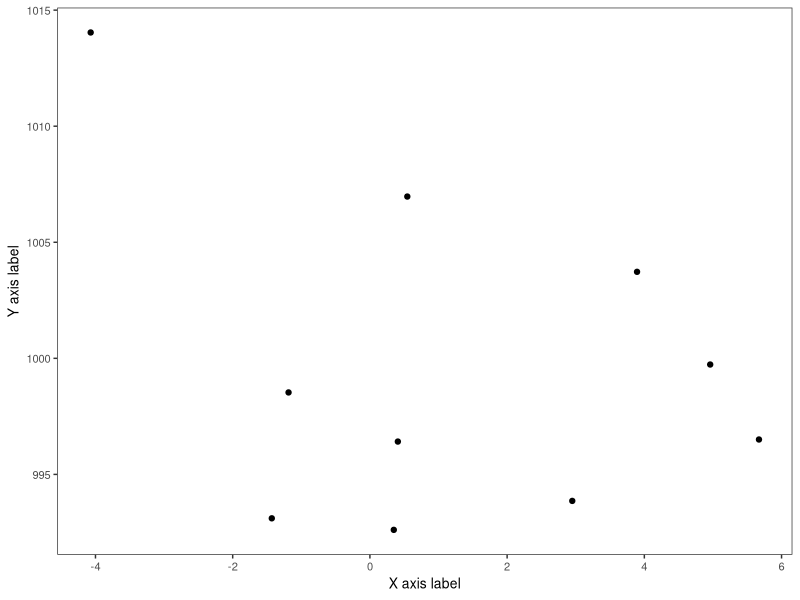
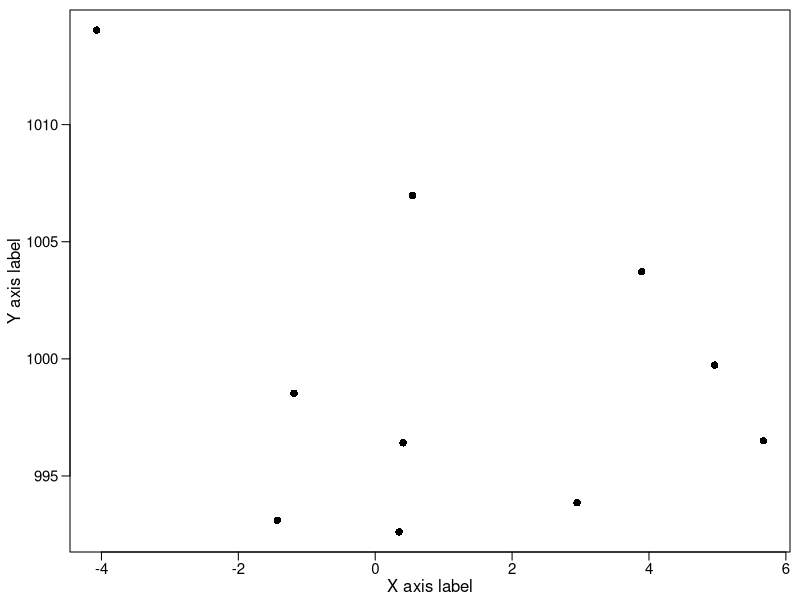
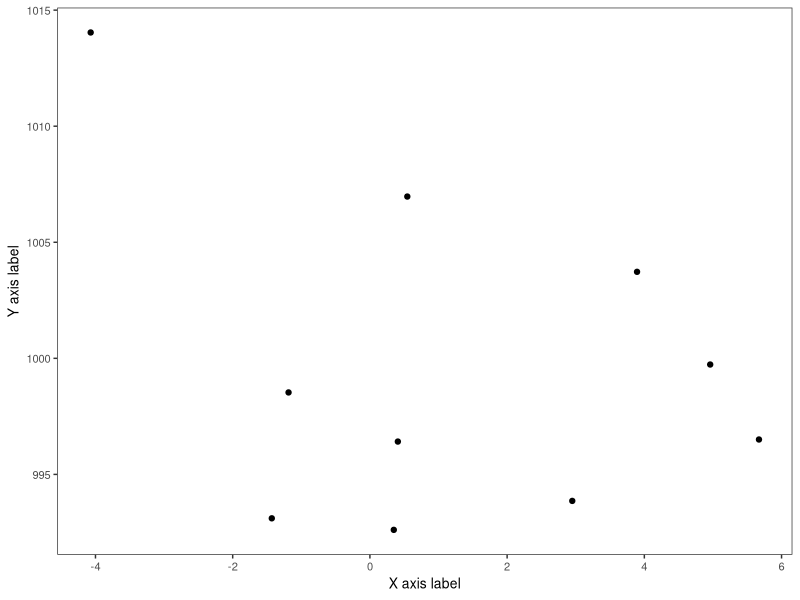

Source code (R) for these figures, in order:
library(ggplot2)
x = rnorm(n = 10,mean = 1,sd = 5)
y = rnorm(n = 10, mean = 1000, sd= 5)

####PlosOne figure dimensions
####Text width = 5.2 inches
####Page width = 7.5 inches
####Max height = 8.75 inches (no space below for caption)
####proposed narrow width = 3.5 inches


#___________BASE___________#
tiff(filename = "base_plot.tiff",
     width = 3.5,
     height = 2,
     units = "in",res = 300,
     pointsize = 10,
     family="sans",
     compression = "lzw")

#Change mfrow for multi-panel plots but don't change margins
par(mfrow = c(1,1),
    oma = c(0,0,0,0),
    mar=c(2.4,3.5,.5,.5))

plot(x,y,xlab="",ylab="",xaxt="n",yaxt="n",pch=16)
## add axis ticks
axis(1, label = FALSE, tck = -0.015)
axis(2, label = FALSE, tck = -0.015)
## add the labels
axis(1, line = -0.7, lwd = 0, cex.axis = 0.9)
axis(2, line = -.4, lwd = 0, cex.axis = 0.9, las=1)
mtext(side=1,"X axis label", line=1.2)
#adjust the line value to move the y axis label in and out
#based on how many digits are in the y ticks
mtext(side=2, "Y axis label", line = 2.3)
dev.off()

#____________ggplot_____________#
ggplot() + geom_point(aes(x=x,y=y)) +
  theme_bw() +
  theme(panel.grid.major = element_blank(), panel.grid.minor = element_blank()) +
  theme(text=element_text(size=10,  family="sans")) +
  xlab("X axis label") + ylab("Y axis label")

ggsave("ggplot.tiff",
       device = "tiff",
       width = 3.5,
       height = 2,
       dpi = 300,
       units = "in",
       compression="lzw")
